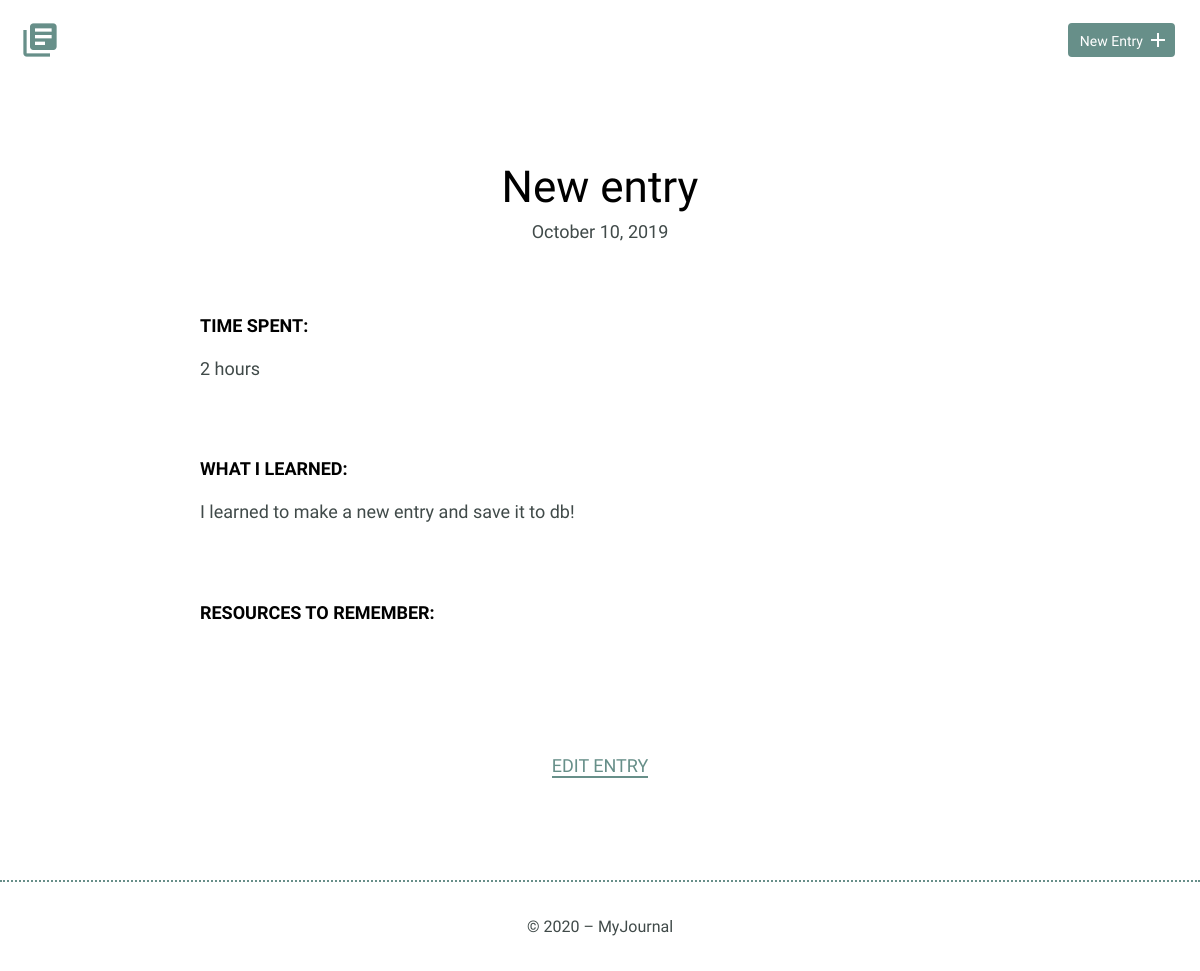
Page /detail.php?id=5 on the earlier database version.
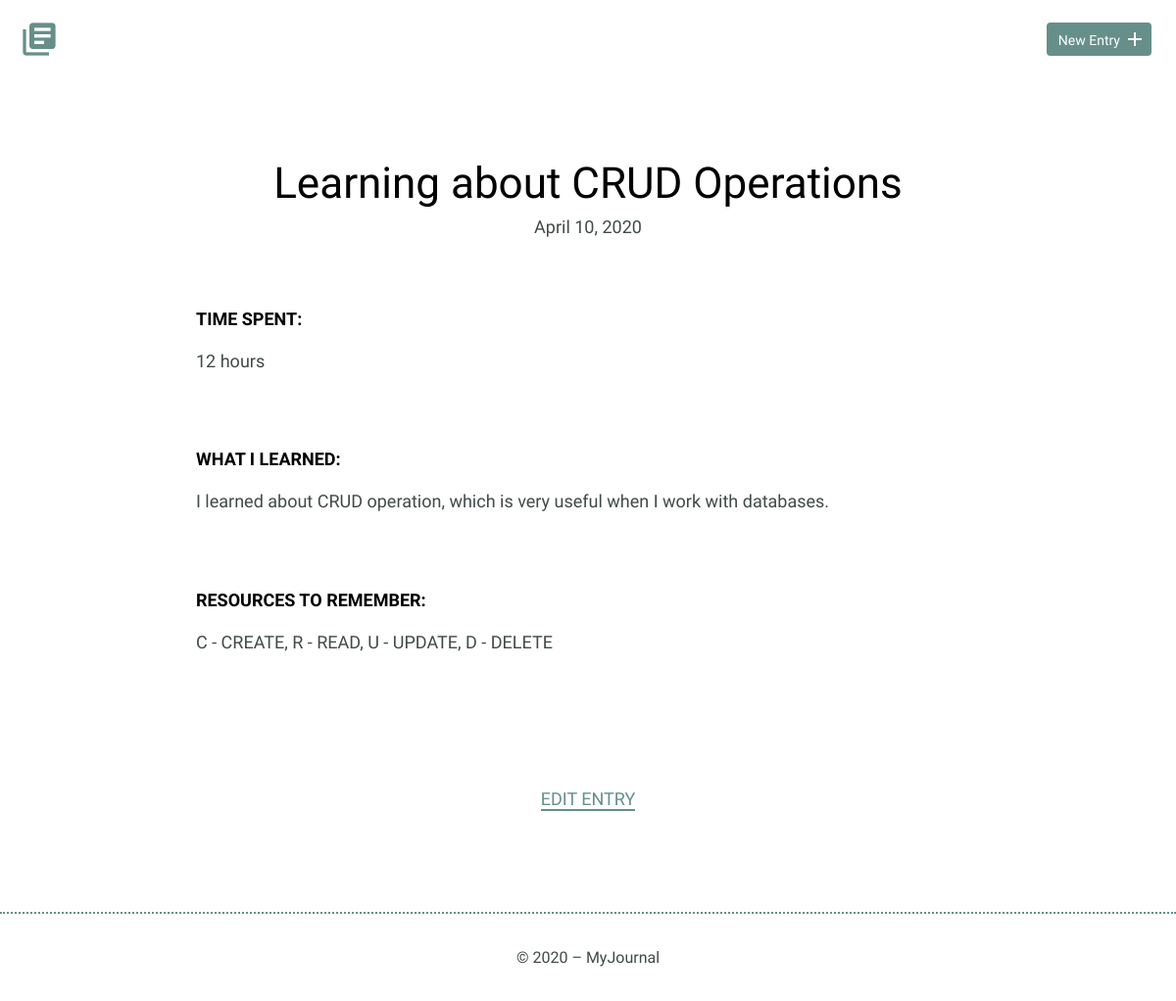
Same page on the later database version.
### tables this page shows
CREATE TABLE "entries" (
	`id`	INTEGER,
	`title`	TEXT,
	`date`	TEXT,
	`time_spent`	INTEGER,
	`learned`	BLOB,
	`resources`	BLOB,
	PRIMARY KEY(`id`)
);

### inc/functions.php (called while the page is built, shortened)
<?php
function getItemDetails($id) {
	include 'connection.php';
	$sql = 'SELECT * FROM entries WHERE id = ?';
	try {
	    $results = $db->prepare($sql);
	    $results->bindParam(1,$id,PDO::PARAM_INT);
	    $results->execute();
	  } catch (Exception $e) {
	    echo "Unable to retrived results";
	    exit;
	  }
	  $item = $results->fetch();
	  return $item;
}
?>

### detail.php (the view, shortened to what this page needs)
<?php
    require 'inc/functions.php';
    if (isset($_GET["id"]) && !empty($_GET["id"])) {
        $id = filter_input(INPUT_GET,"id",FILTER_SANITIZE_NUMBER_INT);
        $item = getItemDetails($id);
        $item_title = $item['title'];
        $item_date = $item['date'];
        $item_duration = $item['time_spent'];
        $item_learned = $item['learned'];
        $item_resources = $item['resources'];
    }
    include 'header.php';
?>
<section>
    <div class="container">
        <div class="entry-list single">
            <article>
                <h1><?php echo $item_title; ?></h1>
                <time datetime="<?php echo $item_date; ?>">
                    <?php echo date("F j, Y", strtotime($item_date)); ?>
                </time>
                <div class="entry">
                    <h3>Time Spent: </h3>
                    <p><?php echo $item_duration; ?></p>
                </div>
                <div class="entry">
                    <h3>What I Learned:</h3>
                    <p><?php echo $item_learned; ?></p>
                </div>
                <div class="entry">
                    <h3>Resources to Remember:</h3>
                    <p><?php echo $item_resources; ?></p>
                </div>
            </article>
        </div>
    </div>
    <div class="edit">
        <p>
            <a href="edit.php?id=<?php echo $id; ?>">Edit Entry</a>
        </p>
    </div>
</section>
<?php
    include 'footer.php';
?>

### header.php (shortened to what this page needs)
<!DOCTYPE html>
<html>
    <head>
        <link rel="stylesheet" href="css/normalize.css">
        <link rel="stylesheet" href="css/site.css">
    </head>
    <body>
        <header>
            <div class="container">
                <div class="site-header">
                    <a class="logo" href="index.php"><i class="material-icons">library_books</i></a>
                    <a class="button icon-right" href="new.php"><span>New Entry</span> <i class="material-icons">add</i></a>
                </div>
            </div>
        </header>

### footer.php
		<footer>
            <div>
            	<?php echo "&copy; " . date('Y') . " – MyJournal"; ?>
            </div>
        </footer>
    </body>
</html>

### css/site.css (style rules this page uses)
body { font-size: 16px; color: #404a49; font-family: 'Cousine', serif; font-weight: 400; }
.container { margin: 0 auto; padding: 0 25px; }
header .site-header { margin: 0 auto; height: 95px; }
header .logo i { color: #678f89; margin: 20px 0 0 -5px; float: left; font-size: 40px; }
header .button { float: right; margin: 33px 0 0 0; }
footer { text-align: center; padding: 35px 0; border-top: 2px dotted #678f89; }
.button { padding: 8px 10px 6px 10px; background: #678f89; border: 2px solid #678f89; border-radius: 4px; text-decoration: none; color: #FFF; position: relative; text-align: center; font-size: 14px; }
.button.icon-right { padding-right: 30px; top: -10px; }
.button.icon-right i { position: absolute; top: 3px; right: 3px; }
h1, h2, h3 { margin: 0; font-weight: 400; line-height: 1em; color: #000; }
h1 { font-size: 44px; margin-bottom: 12px; }
h3 { font-size: 18px; font-family: 'Work Sans', serif; font-weight: 600; text-transform: uppercase; }
p { line-height: 1.8em; font-size: 18px; }
p a { border-bottom: 2px solid #678f89; padding: 0; color: #678f89; text-decoration: none; }
.entry-list, .edit-entry, .new-entry { max-width: 800px; margin: 0 auto; padding: 70px 0 150px 0; }
.entry-list article { margin-bottom: 70px; text-align: center; }
.entry-list article:last-child { margin-bottom: 0; }
.entry-list.single { padding-bottom: 70px; }
.entry-list.single time { font-size: 18px; }
.entry { max-width: 800px; margin: 75px auto 0 auto; text-align: left; }
.entry p { margin-bottom: 40px; }
.edit { padding-bottom: 80px; text-align: center; margin: 0 auto; }
.edit a { font-weight: 400; text-transform: uppercase; font-size: 18px; }

Differences in the rows shown:
changed entries: title "New entry" → "Learning about CRUD Operations"; date "October 10, 2019" → "April 10, 2020"; time_spent "2 hours" → "12 hours"; learned "I learned to make a new entry and save it to db!" → "I learned about CRUD operation, which is very useful when I work with databases."; resources (not shown) → "C - CREATE, R - READ, U - UPDATE, D - DELETE"
